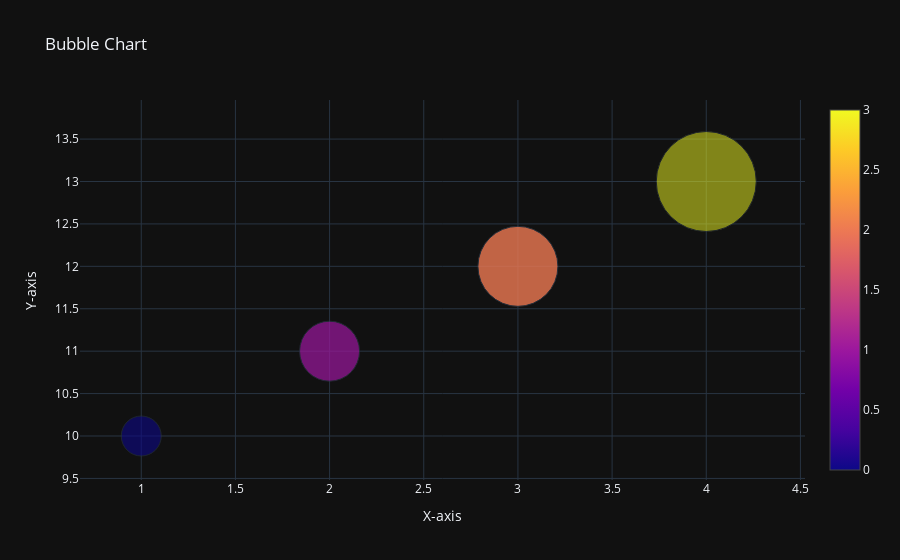

Notebook cell for this chart:
### Code cell
fig = go.Figure(go.Scatter(
    x=x,
    y=y,
    mode='markers',
    marker=dict(size=[40, 60, 80, 100],
                color=[0, 1, 2, 3],
                opacity=[0.6, 0.7, 0.8, 0.5],
                showscale=True),
    text=["product A", "product B", "product C", "product D"]
)) # showscale is used to show the color scale on the right side of the chart, color is used to give the color to the bubbles
fig.update_layout(title='Bubble Chart', xaxis_title='X-axis', yaxis_title='Y-axis')

### Figure 1 — Plotly figure (JSON) as saved in the notebook; plotly's stock layout.template omitted (floating-point values rounded to 4 significant figures)
{"data": [{"marker": {"color": [0, 1, 2, 3], "opacity": [0.6, 0.7, 0.8, 0.5], "showscale": true, "size": [40, 60, 80, 100]}, "mode": "markers", "text": ["product A", "product B", "product C", "product D"], "x": [1, 2, 3, 4], "y": [10, 11, 12, 13], "type": "scatter"}], "layout": {"title": {"text": "Bubble Chart"}, "xaxis": {"title": {"text": "X-axis"}}, "yaxis": {"title": {"text": "Y-axis"}}}}
